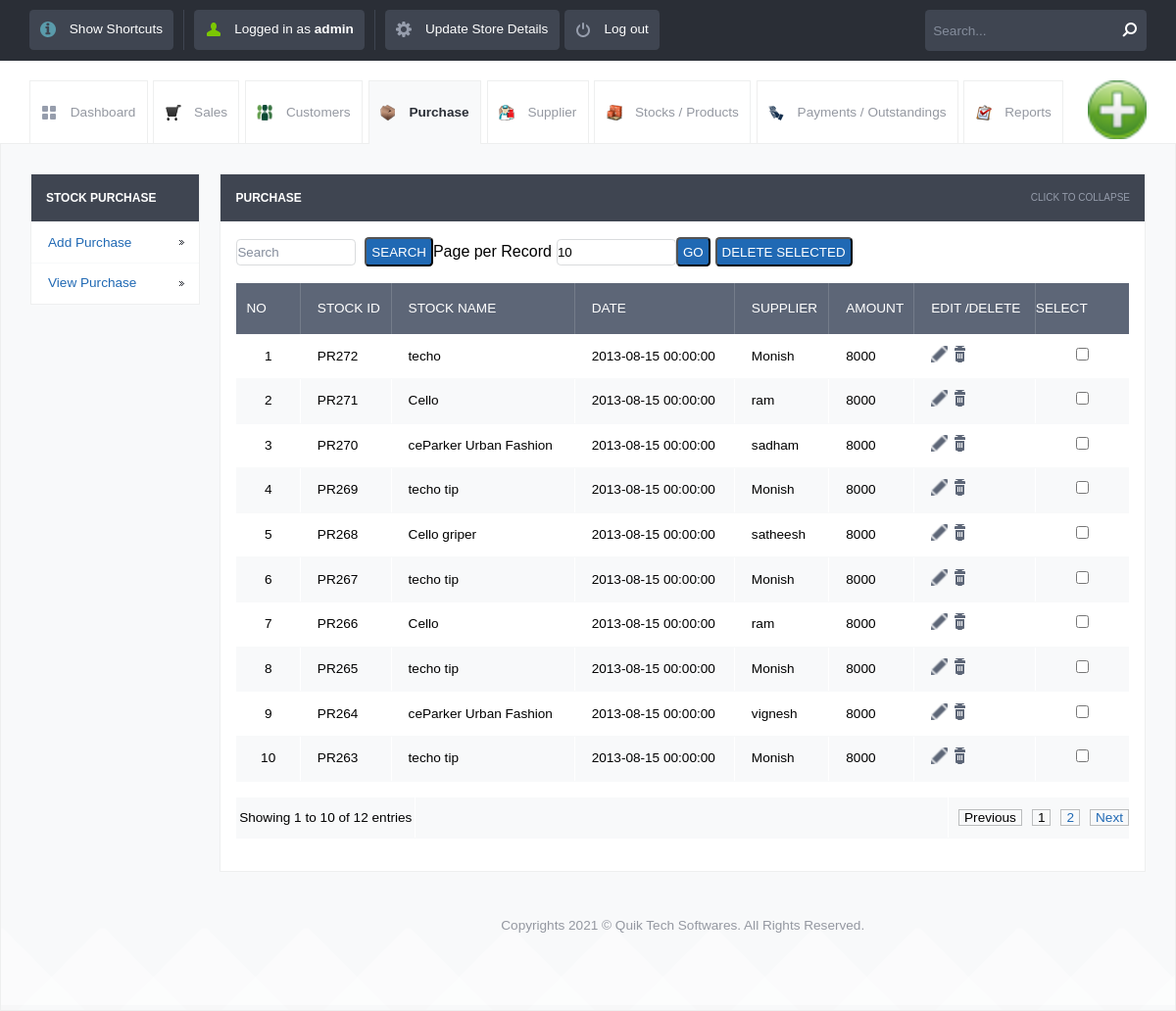
Screenshot of /view_purchase.php (signed in) with the database file from the repository.
### tables this page shows
CREATE TABLE `stock_entries` (
  `id` int(10) UNSIGNED NOT NULL,
  `stock_id` varchar(120) NOT NULL,
  `stockidnumber` int(11) NOT NULL,
  `stock_name` varchar(260) NOT NULL,
  `stock_supplier_name` varchar(200) NOT NULL,
  `category` varchar(120) NOT NULL,
  `quantity` int(11) NOT NULL,
  `company_price` decimal(10,2) NOT NULL,
  `selling_price` decimal(10,2) NOT NULL,
  `opening_stock` int(11) NOT NULL,
  `closing_stock` int(11) NOT NULL,
  `date` datetime NOT NULL,
  `username` varchar(120) NOT NULL,
  `type` varchar(50) NOT NULL,
  `salesid` varchar(120) NOT NULL,
  `total` decimal(10,2) NOT NULL,
  `payment` decimal(10,2) NOT NULL,
  `balance` decimal(10,2) NOT NULL,
  `mode` varchar(150) NOT NULL,
  `description` varchar(500) NOT NULL,
  `due` datetime NOT NULL,
  `subtotal` int(11) NOT NULL,
  `count1` int(11) NOT NULL,
  `billnumber` varchar(120) NOT NULL
);

### config.php (called while the page is built)
<?php $config["database"] = "posnic"; $config["host"]= "localhost";$config["username"]= "root"; $config["password"]= "";?>

### lib/db.class.php (called while the page is built, shortened)
<?php
  class DB
  {
    function DB($base, $server, $user, $pass)
    {
      $this->connection = mysqli_connect($server, $user, $pass, $base);
    }
    function getMicroTime()
    {
      list($msec, $sec) = explode(' ', microtime());
      return floor($sec / 1000) + $msec;
    }
  }
?>

### init.php (called while the page is built, shortened)
<?php
include("lib/db.class.php");
$db = new DB($config['database'], $config['host'], $config['username'], $config['password']);
?>

### view_purchase.php (the view, shortened to what this page needs)
<?php
include_once("init.php");
?>
<!DOCTYPE html>
<html lang="en">
<head>
    <link rel="stylesheet" href="css/style.css">
    <?php include_once("tpl/common_js.php"); ?>
</head>
<body>
<?php include_once("tpl/top_bar.php"); ?>
<div id="header-with-tabs">
    <div class="page-full-width cf">
        <ul id="tabs" class="fl">
            <li><a href="dashboard.php" class="dashboard-tab">Dashboard</a></li>
            <li><a href="view_sales.php" class="sales-tab">Sales</a></li>
            <li><a href="view_customers.php" class=" customers-tab">Customers</a></li>
            <li><a href="view_purchase.php" class="active-tab purchase-tab">Purchase</a></li>
            <li><a href="view_supplier.php" class=" supplier-tab">Supplier</a></li>
            <li><a href="view_product.php" class=" stock-tab">Stocks / Products</a></li>
            <li><a href="view_payments.php" class="payment-tab">Payments / Outstandings</a></li>
            <li><a href="view_report.php" class="report-tab">Reports</a></li>
        </ul>
        <a href="#" id="company-branding-small" class="fr"><img src="<?php if (isset($_SESSION['logo'])) {
                echo "upload/" . $_SESSION['logo'];
            } else {
                echo "upload/posnic.png";
            } ?>" alt="Point of Sale"/></a>
    </div>
</div>
<div id="content">
    <div class="page-full-width cf">
        <div class="side-menu fl">
            <h3>Stock Purchase</h3>
            <ul>
                <li><a href="add_purchase.php">Add Purchase</a></li>
                <li><a href="view_purchase.php">View Purchase </a></li>
            </ul>
        </div>
        <div class="side-content fr">
            <div class="content-module">
                <div class="content-module-heading cf">
                    <h3 class="fl">Purchase</h3>
                    <span class="fr expand-collapse-text">Click to collapse</span>
                </div>
                <div class="content-module-main cf">
                    <table>
                        <form action="" method="post" name="search">
                            <input name="searchtxt" type="text" class="round my_text_box" placeholder="Search">
                            &nbsp;&nbsp;<input name="Search" type="submit" class="my_button round blue   text-upper"
                                               value="Search">
                        </form>
                        <form action="" method="get" name="limit_go">
                            Page per Record<input name="limit" type="text" class="round my_text_box" id="search_limit"
                                                  style="margin-left:5px;"
                                                  value="<?php if (isset($_GET['limit'])) echo $_GET['limit']; else echo "10"; ?>"
                                                  size="3" maxlength="3">
                            <input name="go" type="button" value="Go" class=" round blue my_button  text-upper"
                                   onclick="return confirmLimitSubmit()">
                        </form>
                        <form name="deletefiles" action="delete.php" method="post">
                            <input name="dsubmit" type="button" value="Delete Selected"
                                   class="my_button round blue   text-upper" style="margin-left:5px;"
                                   onclick="return confirmDeleteSubmit()"/>
                            <table>
                                <?php
                                $tbl_name = "stock_entries";
                                $adjacents = 3;
                                $query = "SELECT COUNT(DISTINCT stock_id) as num FROM $tbl_name where type='entry'";
                                $total_pages = mysqli_fetch_array(mysqli_query($db->connection, $query));
                                $total_pages = $total_pages['num'];
                                $limit = 10;
                                $page = isset($_GET['page']) ? $_GET['page'] : 0;
                                if ($page)
                                    $start = ($page - 1) * $limit;
                                else
                                    $start = 0;
                                $sql = "SELECT * FROM stock_entries ORDER BY id desc LIMIT $start, $limit  ";
                                $result = mysqli_query($db->connection, $sql);
                                if ($page == 0) $page = 1;
                                $prev = $page - 1;
                                $next = $page + 1;
                                $lastpage = ceil($total_pages / $limit);
                                $pagination = "";
                                if ($lastpage > 1) {
                                    $pagination .= "<div >";
                                    if ($page > 1)
                                        $pagination .= "<a href=\"view_purchase.php?page=$prev&limit=$limit\" class=my_pagination >Previous</a>";
                                    else
                                        $pagination .= "<span class=my_pagination>Previous</span>";
                                    if ($lastpage < 7 + ($adjacents * 2))
                                    {
                                        for ($counter = 1; $counter <= $lastpage; $counter++) {
                                            if ($counter == $page)
                                                $pagination .= "<span class=my_pagination>$counter</span>";
                                            else
                                                $pagination .= "<a href=\"view_purchase.php?page=$counter&limit=$limit\" class=my_pagination>$counter</a>";
                                        }
                                    }
                                    if ($page < $counter - 1)
                                        $pagination .= "<a href=\"view_purchase.php?page=$next&limit=$limit\" class=my_pagination>Next</a>";
                                    else
                                        $pagination .= "<span class= my_pagination >Next</span>";
                                    $pagination .= "</div>\n";
                                }
                                ?>
                                <tr>
                                    <th>No</th>
                                    <th>Stock Id</th>
                                    <th>Stock Name</th>
                                    <th>Date</th>
                                    <th>Supplier</th>
                                    <th>Amount</th>
                                    <th>Edit /Delete</th>
                                    <th>Select</th>
                                </tr>
                                <?php $i = 1;
                                $no = $page - 1;
                                $no = $no * $limit;
								$co=0;
								$co1=0;
								$s=mysqli_query($db->connection, "select * from stock_entries");
								while($r= mysqli_fetch_array($s))
								{
									$co++;
								}
                                while ($row = mysqli_fetch_array($result)) {
								   $co1++;
                                    ?>
                                    <tr id='tr<?php echo $row['id']; ?>'>
                                        <td> <?php echo $no + $i; ?></td>
                                        <td><?php echo $row['stock_id']; ?></td>
                                       <td><?php echo $row['stock_name']; ?></td>
                                       <td><?php echo $row['date']; ?></td>
                                       <td><?php echo $row['stock_supplier_name']; ?></td>
                                       <td><?php echo $row['subtotal']; ?></td>
                                        <td>
                                            <a href="update_purchase.php?sid=<?php echo $row['id']; ?>&table=stock_entries&return=view_purchase.php"
                                               class="table-actions-button ic-table-edit">
                                            </a>
                                            <a onclick="return confirmSubmit()"
                                               href="delete.php?id=<?php echo $row['id']; ?>&table=stock_entries&return=view_purchase.php"
                                               class="table-actions-button ic-table-delete"></a>
                                        </td>
                                        <td><input type="checkbox"
                                                   value="<?php echo isset($row['id']) ? $row['id'] : 0; ?>"
                                                   name="checklist[]" id="<?php echo $row['id']; ?>"/></td>
                                    </tr>
                                    <?php $i++;
                                } ?>
                                <tr>
                                <table>
                                    <tr>
                                        <td align='right'style="width:20%"><?php $end = $no + $co1; ?>
                                             <?php if($end !=''){?>
                                            Showing <?php echo $no + 1; ?> to <?php echo $end; ?> of <?php echo $co; ?> entries</td><td >&nbsp;</td><td><?php echo $pagination; ?></td>
                                    <?php }else{?>
                                        Showing <?php echo $no; ?> to <?php echo $end; ?> of <?php echo $co; ?> entries</td><td >&nbsp;</td><td><?php echo $pagination; ?></td>
                                    <?php }?>
                                    </tr>
                                </table>
                            </table>
                        </form>
                </div>
            </div>
            <div id="footer">
               <p>Copyrights 2021 © Quik Tech Softwares. All Rights Reserved.
    </p>
            </div>
</body>
</html>

### rows the page displays
stock_entries: i "1", stock "PR272", stock_name "techo", date "2013-08-15 00:00:00", stock_supplier_name "Monish", subtotal "8000"
stock_entries: i "2", stock "PR271", stock_name "Cello", date "2013-08-15 00:00:00", stock_supplier_name "ram", subtotal "8000"
stock_entries: i "3", stock "PR270", stock_name "ceParker Urban Fashion", date "2013-08-15 00:00:00", stock_supplier_name "sadham", subtotal "8000"
stock_entries: i "4", stock "PR269", stock_name "techo tip", date "2013-08-15 00:00:00", stock_supplier_name "Monish", subtotal "8000"
stock_entries: i "5", stock "PR268", stock_name "Cello griper", date "2013-08-15 00:00:00", stock_supplier_name "satheesh", subtotal "8000"
stock_entries: i "6", stock "PR267", stock_name "techo tip", date "2013-08-15 00:00:00", stock_supplier_name "Monish", subtotal "8000"
stock_entries: i "7", stock "PR266", stock_name "Cello", date "2013-08-15 00:00:00", stock_supplier_name "ram", subtotal "8000"
stock_entries: i "8", stock "PR265", stock_name "techo tip", date "2013-08-15 00:00:00", stock_supplier_name "Monish", subtotal "8000"
stock_entries: i "9", stock "PR264", stock_name "ceParker Urban Fashion", date "2013-08-15 00:00:00", stock_supplier_name "vignesh", subtotal "8000"
stock_entries: i "10", stock "PR263", stock_name "techo tip", date "2013-08-15 00:00:00", stock_supplier_name "Monish", subtotal "8000"

### other values shown
$POSNIC['username'] "admin"
$no + 1 "1"
$end "10"
$co "12"
